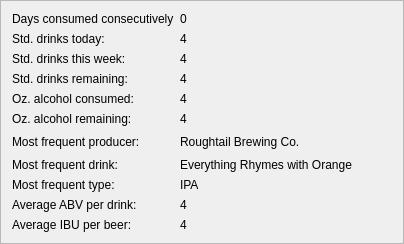
     <widget class="QFrame" name="frame">
      <property name="frameShape">
       <enum>QFrame::StyledPanel</enum>
      </property>
      <property name="frameShadow">
       <enum>QFrame::Raised</enum>
      </property>
      <layout class="QGridLayout" name="gridLayout_5">
       <item row="3" column="2">
        <widget class="QLabel" name="drinksLeftOutput">
         <property name="sizePolicy">
          <sizepolicy hsizetype="Preferred" vsizetype="Preferred">
           <horstretch>0</horstretch>
           <verstretch>0</verstretch>
          </sizepolicy>
         </property>
         <property name="text">
          <string>4</string>
         </property>
        </widget>
       </item>
       <item row="8" column="2">
        <widget class="QLabel" name="favoriteTypeOutput">
         <property name="text">
          <string>IPA</string>
         </property>
        </widget>
       </item>
       <item row="7" column="0">
        <widget class="QLabel" name="favoriteBeerLabel">
         <property name="sizePolicy">
          <sizepolicy hsizetype="Preferred" vsizetype="Preferred">
           <horstretch>0</horstretch>
           <verstretch>0</verstretch>
          </sizepolicy>
         </property>
         <property name="text">
          <string>Most frequent drink:</string>
         </property>
        </widget>
       </item>
       <item row="8" column="0">
        <widget class="QLabel" name="favoriteTypeLabel">
         <property name="text">
          <string>Most frequent type:</string>
         </property>
        </widget>
       </item>
       <item row="1" column="2">
        <widget class="QLabel" name="stdDrinksTodayOutput">
         <property name="text">
          <string>4</string>
         </property>
        </widget>
       </item>
       <item row="6" column="2">
        <widget class="QLabel" name="favoriteProducerOutput">
         <property name="sizePolicy">
          <sizepolicy hsizetype="Preferred" vsizetype="Preferred">
           <horstretch>0</horstretch>
           <verstretch>0</verstretch>
          </sizepolicy>
         </property>
         <property name="text">
          <string>Roughtail Brewing Co.</string>
         </property>
        </widget>
       </item>
       <item row="10" column="0">
        <widget class="QLabel" name="avgAbvDrinkLabel">
         <property name="sizePolicy">
          <sizepolicy hsizetype="Preferred" vsizetype="Preferred">
           <horstretch>0</horstretch>
           <verstretch>0</verstretch>
          </sizepolicy>
         </property>
         <property name="text">
          <string>Average ABV per drink:</string>
         </property>
        </widget>
       </item>
       <item row="4" column="0">
        <widget class="QLabel" name="volAlcoholConsumedLabel">
         <property name="sizePolicy">
          <sizepolicy hsizetype="Preferred" vsizetype="Preferred">
           <horstretch>0</horstretch>
           <verstretch>0</verstretch>
          </sizepolicy>
         </property>
         <property name="text">
          <string>Oz. alcohol consumed:</string>
         </property>
        </widget>
       </item>
       <item row="3" column="0">
        <widget class="QLabel" name="drinksLeftLabel">
         <property name="sizePolicy">
          <sizepolicy hsizetype="Preferred" vsizetype="Preferred">
           <horstretch>0</horstretch>
           <verstretch>0</verstretch>
          </sizepolicy>
         </property>
         <property name="text">
          <string>Std. drinks remaining:</string>
         </property>
        </widget>
       </item>
       <item row="5" column="0">
        <widget class="QLabel" name="volAlcoholRemainingLabel">
         <property name="sizePolicy">
          <sizepolicy hsizetype="Preferred" vsizetype="Preferred">
           <horstretch>0</horstretch>
           <verstretch>0</verstretch>
          </sizepolicy>
         </property>
         <property name="text">
          <string>Oz. alcohol remaining:</string>
         </property>
        </widget>
       </item>
       <item row="7" column="2">
        <widget class="QLabel" name="favoriteDrinkOutput">
         <property name="sizePolicy">
          <sizepolicy hsizetype="Preferred" vsizetype="Preferred">
           <horstretch>0</horstretch>
           <verstretch>0</verstretch>
          </sizepolicy>
         </property>
         <property name="text">
          <string>Everything Rhymes with Orange</string>
         </property>
        </widget>
       </item>
       <item row="4" column="2">
        <widget class="QLabel" name="volAlcoholConsumedOutput">
         <property name="sizePolicy">
          <sizepolicy hsizetype="Preferred" vsizetype="Preferred">
           <horstretch>0</horstretch>
           <verstretch>0</verstretch>
          </sizepolicy>
         </property>
         <property name="text">
          <string>4</string>
         </property>
        </widget>
       </item>
       <item row="6" column="3">
        <spacer name="horizontalSpacer">
         <property name="orientation">
          <enum>Qt::Horizontal</enum>
         </property>
         <property name="sizeHint" stdset="0">
          <size>
           <width>40</width>
           <height>20</height>
          </size>
         </property>
        </spacer>
       </item>
       <item row="6" column="0">
        <widget class="QLabel" name="favoriteBreweryLabel">
         <property name="sizePolicy">
          <sizepolicy hsizetype="Preferred" vsizetype="Preferred">
           <horstretch>0</horstretch>
           <verstretch>0</verstretch>
          </sizepolicy>
         </property>
         <property name="text">
          <string>Most frequent producer:</string>
         </property>
        </widget>
       </item>
       <item row="1" column="0">
        <widget class="QLabel" name="stdDrinksTodayLabel">
         <property name="text">
          <string>Std. drinks today:</string>
         </property>
        </widget>
       </item>
       <item row="2" column="2">
        <widget class="QLabel" name="drinksThisWeekOutput">
         <property name="sizePolicy">
          <sizepolicy hsizetype="Preferred" vsizetype="Preferred">
           <horstretch>0</horstretch>
           <verstretch>0</verstretch>
          </sizepolicy>
         </property>
         <property name="text">
          <string>4</string>
         </property>
        </widget>
       </item>
       <item row="10" column="2">
        <widget class="QLabel" name="avgAbvDrinkOutput">
         <property name="sizePolicy">
          <sizepolicy hsizetype="Preferred" vsizetype="Preferred">
           <horstretch>0</horstretch>
           <verstretch>0</verstretch>
          </sizepolicy>
         </property>
         <property name="text">
          <string>4</string>
         </property>
        </widget>
       </item>
       <item row="11" column="0">
        <widget class="QLabel" name="averageIbuDrinkLabel">
         <property name="sizePolicy">
          <sizepolicy hsizetype="Preferred" vsizetype="Preferred">
           <horstretch>0</horstretch>
           <verstretch>0</verstretch>
          </sizepolicy>
         </property>
         <property name="text">
          <string>Average IBU per beer:</string>
         </property>
        </widget>
       </item>
       <item row="11" column="2">
        <widget class="QLabel" name="avgIbuDrinkOutput">
         <property name="sizePolicy">
          <sizepolicy hsizetype="Preferred" vsizetype="Preferred">
           <horstretch>0</horstretch>
           <verstretch>0</verstretch>
          </sizepolicy>
         </property>
         <property name="text">
          <string>4</string>
         </property>
        </widget>
       </item>
       <item row="2" column="0">
        <widget class="QLabel" name="drinksThisWeekLabel">
         <property name="sizePolicy">
          <sizepolicy hsizetype="Preferred" vsizetype="Preferred">
           <horstretch>0</horstretch>
           <verstretch>0</verstretch>
          </sizepolicy>
         </property>
         <property name="text">
          <string>Std. drinks this week:</string>
         </property>
        </widget>
       </item>
       <item row="5" column="2">
        <widget class="QLabel" name="volAlcoholRemainingOutput">
         <property name="sizePolicy">
          <sizepolicy hsizetype="Preferred" vsizetype="Preferred">
           <horstretch>0</horstretch>
           <verstretch>0</verstretch>
          </sizepolicy>
         </property>
         <property name="text">
          <string>4</string>
         </property>
        </widget>
       </item>
       <item row="0" column="0">
        <widget class="QLabel" name="daysConsecutiveLabel">
         <property name="text">
          <string>Days consumed consecutively</string>
         </property>
        </widget>
       </item>
       <item row="0" column="2">
        <widget class="QLabel" name="consecutiveConsumptionLabel">
         <property name="text">
          <string>0</string>
         </property>
        </widget>
       </item>
      </layout>
     </widget>
